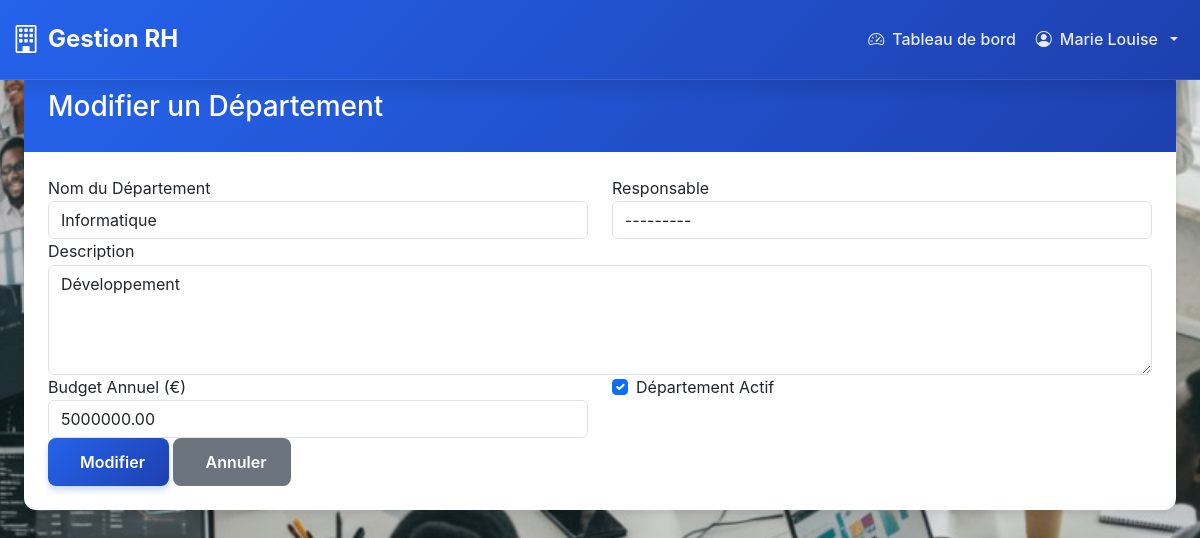
Page /departements/8/modifier/ (signed in) on the committed database.
### rh_app/models.py (models this page shows, shortened)
class Employe(models.Model):
    ROLE_CHOICES = [
        ('RH', 'Responsable RH'),
        ('EMPLOYE', 'Employé'),
    ]
    STATUT_CHOICES = [
        ('ACTIF', 'Actif'),
        ('INACTIF', 'Inactif'),
        ('CONGE', 'En congé'),
    ]
    user = models.OneToOneField(User, on_delete=models.CASCADE, related_name='employe')
    matricule = models.CharField(max_length=20, unique=True, verbose_name='Matricule')
    role = models.CharField(max_length=10, choices=ROLE_CHOICES, default='EMPLOYE', verbose_name='Rôle')
    nom = models.CharField(max_length=100, verbose_name='Nom')
    prenom = models.CharField(max_length=100, verbose_name='Prénom')
    email = models.EmailField(unique=True, verbose_name='Email')
    telephone = models.CharField(max_length=20, verbose_name='Téléphone')
    adresse = models.TextField(verbose_name='Adresse')
    date_naissance = models.DateField(verbose_name='Date de naissance')
    date_embauche = models.DateField(verbose_name="Date d'embauche")
    poste = models.CharField(max_length=100, verbose_name='Poste')
    departement = models.ForeignKey(Departement, on_delete=models.SET_NULL, null=True, blank=True,
                                   related_name='employes', verbose_name='Département')
    statut = models.CharField(max_length=10, choices=STATUT_CHOICES, default='ACTIF', verbose_name='Statut')
    photo = models.ImageField(upload_to='employes/', blank=True, null=True, verbose_name='Photo')
    class Meta:
        verbose_name = 'Employé'
        verbose_name_plural = 'Employés'
        ordering = ['nom', 'prenom']
    def __str__(self):
        return f"{self.matricule} - {self.nom} {self.prenom}"
    def get_full_name(self):
        return f"{self.prenom} {self.nom}"

class Departement(models.Model):
    nom = models.CharField(max_length=100, unique=True, verbose_name='Nom du département')
    description = models.TextField(blank=True, verbose_name='Description')
    responsable = models.ForeignKey('Employe', on_delete=models.SET_NULL, null=True, blank=True,
                                   related_name='departements_diriges', verbose_name='Responsable')
    budget_annuel = models.DecimalField(max_digits=12, decimal_places=2, null=True, blank=True,
                                       verbose_name='Budget annuel')
    date_creation = models.DateTimeField(auto_now_add=True, verbose_name='Date de création')
    actif = models.BooleanField(default=True, verbose_name='Actif')
    class Meta:
        verbose_name = 'Département'
        verbose_name_plural = 'Départements'
        ordering = ['nom']
        constraints = [
            models.UniqueConstraint(Lower('nom'), name='unique_departement_nom_ci')
        ]

### rh_app/views.py (the view)
# urls.py: path('departements/<int:pk>/modifier/', views.modifier_departement, name='modifier_departement'),
@login_required
def modifier_departement(request, pk):
    employe = request.user.employe
    if employe.role != 'RH':
        messages.error(request, 'Accès non autorisé.')
        return redirect('dashboard')
    departement = get_object_or_404(Departement, pk=pk)
    if request.method == 'POST':
        form = DepartementForm(request.POST, instance=departement)
        if form.is_valid():
            form.save()
            messages.success(request, f'Département "{departement.nom}" modifié avec succès.')
            return redirect('liste_departements')
    else:
        form = DepartementForm(instance=departement)
    return render(request, 'rh_app/departements/form.html', {'form': form, 'action': 'Modifier'})

### rh_app/forms.py
class DepartementForm(forms.ModelForm):
    class Meta:
        model = Departement
        fields = '__all__'
        widgets = {
            'nom': forms.TextInput(attrs={'class': 'form-control'}),
            'description': forms.Textarea(attrs={'class': 'form-control', 'rows': 4}),
            'responsable': forms.Select(attrs={'class': 'form-control'}),
            'budget_annuel': forms.NumberInput(attrs={'class': 'form-control', 'step': '0.01'}),
            'actif': forms.CheckboxInput(attrs={'class': 'form-check-input'}),
        }

### rh_app/templates/rh_app/departements/form.html (shortened to what this page needs)
{% extends 'base.html' %}
{% block content %}
<div class="container-fluid">
    <div class="row">
        <div class="col-12">
            <div class="card">
                <div class="card-header">
                    <h3 class="card-title">{{ action }} un Département</h3>
                </div>
                <div class="card-body">
                    <form method="post">
                        <div class="row">
                            <div class="col-md-6">
                                <div class="form-group">
                                    <label for="{{ form.nom.id_for_label }}">Nom du Département</label>
                                    {{ form.nom }}
                                </div>
                            </div>
                            <div class="col-md-6">
                                <div class="form-group">
                                    <label for="{{ form.responsable.id_for_label }}">Responsable</label>
                                    {{ form.responsable }}
                                </div>
                            </div>
                        </div>
                        <div class="row">
                            <div class="col-md-12">
                                <div class="form-group">
                                    <label for="{{ form.description.id_for_label }}">Description</label>
                                    {{ form.description }}
                                </div>
                            </div>
                        </div>
                        <div class="row">
                            <div class="col-md-6">
                                <div class="form-group">
                                    <label for="{{ form.budget_annuel.id_for_label }}">Budget Annuel (€)</label>
                                    {{ form.budget_annuel }}
                                </div>
                            </div>
                            <div class="col-md-6">
                                <div class="form-group">
                                    <div class="form-check">
                                        {{ form.actif }}
                                        <label class="form-check-label" for="{{ form.actif.id_for_label }}">
                                            Département Actif
                                        </label>
                                    </div>
                                </div>
                            </div>
                        </div>
                        <div class="form-group">
                            <button type="submit" class="btn btn-primary">
                                 {{ action }}
                            </button>
                            <a href="{% url 'liste_departements' %}" class="btn btn-secondary">
                                 Annuler
                            </a>
                        </div>
                    </form>
                </div>
            </div>
        </div>
    </div>
</div>
{% endblock %}

### rh_app/templates/base.html (shortened to what this page needs)
<!DOCTYPE html>
{% load static %}
<html lang="fr">
<head>
    <link href="https://cdn.jsdelivr.net/npm/bootstrap@5.3.0/dist/css/bootstrap.min.css" rel="stylesheet">
    <link rel="stylesheet" href="https://cdn.jsdelivr.net/npm/bootstrap-icons@1.10.0/font/bootstrap-icons.css">
</head>
<body>
    {% if user.is_authenticated %}
    <nav class="navbar navbar-expand-lg navbar-dark navbar-custom">
        <div class="container-fluid">
            <a class="navbar-brand" href="{% url 'accueil' %}">
                <i class="bi bi-building"></i> Gestion RH
            </a>
            <div class="collapse navbar-collapse" id="navbarNav">
                <ul class="navbar-nav ms-auto">
                    <li class="nav-item">
                        <a class="nav-link" href="{% url 'dashboard' %}">
                            <i class="bi bi-speedometer2"></i> Tableau de bord
                        </a>
                    </li>
                    <li class="nav-item dropdown">
                        <a class="nav-link dropdown-toggle" href="#" role="button" data-bs-toggle="dropdown">
                            <i class="bi bi-person-circle"></i> {{ user.employe.get_full_name }}
                        </a>
                    </li>
                </ul>
            </div>
        </div>
    </nav>
    {% endif %}
    <div class="container-fluid fade-in">
        {% block content %}{% endblock %}
    </div>
</body>
</html>

### rows in the picture
Departement: nom "Informatique", responsable "---------", description "Développement", budget_annuel "5000000.00", actif "☑"

### other values in the picture
{{ user.employe.get_full_name }} "Marie Louise"
{{ action }} "Modifier"
